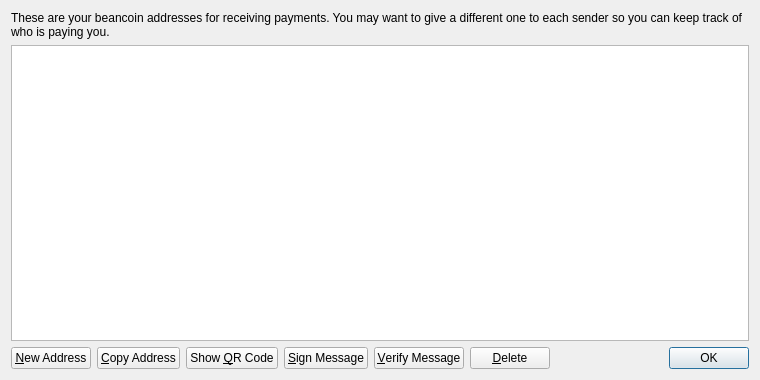
<?xml version="1.0" encoding="UTF-8"?>
<ui version="4.0">
 <class>AddressBookPage</class>
 <widget class="QWidget" name="AddressBookPage">
  <property name="geometry">
   <rect>
    <x>0</x>
    <y>0</y>
    <width>760</width>
    <height>380</height>
   </rect>
  </property>
  <property name="windowTitle">
   <string>Address Book</string>
  </property>
  <layout class="QVBoxLayout" name="verticalLayout">
   <item>
    <widget class="QLabel" name="labelExplanation">
     <property name="text">
      <string>These are your beancoin addresses for receiving payments. You may want to give a different one to each sender so you can keep track of who is paying you.</string>
     </property>
     <property name="textFormat">
      <enum>Qt::PlainText</enum>
     </property>
     <property name="wordWrap">
      <bool>true</bool>
     </property>
    </widget>
   </item>
   <item>
    <widget class="QTableView" name="tableView">
     <property name="contextMenuPolicy">
      <enum>Qt::CustomContextMenu</enum>
     </property>
     <property name="toolTip">
      <string>Double-click to edit address or label</string>
     </property>
     <property name="tabKeyNavigation">
      <bool>false</bool>
     </property>
     <property name="alternatingRowColors">
      <bool>true</bool>
     </property>
     <property name="selectionMode">
      <enum>QAbstractItemView::SingleSelection</enum>
     </property>
     <property name="selectionBehavior">
      <enum>QAbstractItemView::SelectRows</enum>
     </property>
     <property name="sortingEnabled">
      <bool>true</bool>
     </property>
     <attribute name="verticalHeaderVisible">
      <bool>false</bool>
     </attribute>
    </widget>
   </item>
   <item>
    <layout class="QHBoxLayout" name="horizontalLayout">
     <item>
      <widget class="QPushButton" name="newAddressButton">
       <property name="toolTip">
        <string>Create a new address</string>
       </property>
       <property name="text">
        <string>&amp;New Address</string>
       </property>
       <property name="icon">
        <iconset resource="../bitcoin.qrc">
         <normaloff>:/icons/add</normaloff>:/icons/add</iconset>
       </property>
      </widget>
     </item>
     <item>
      <widget class="QPushButton" name="copyToClipboard">
       <property name="toolTip">
        <string>Copy the currently selected address to the system clipboard</string>
       </property>
       <property name="text">
        <string>&amp;Copy Address</string>
       </property>
       <property name="icon">
        <iconset resource="../bitcoin.qrc">
         <normaloff>:/icons/editcopy</normaloff>:/icons/editcopy</iconset>
       </property>
      </widget>
     </item>
     <item>
      <widget class="QPushButton" name="showQRCode">
       <property name="text">
        <string>Show &amp;QR Code</string>
       </property>
       <property name="icon">
        <iconset resource="../bitcoin.qrc">
         <normaloff>:/icons/qrcode</normaloff>:/icons/qrcode</iconset>
       </property>
      </widget>
     </item>
     <item>
      <widget class="QPushButton" name="signMessage">
       <property name="toolTip">
        <string>Sign a message to prove you own a Bitcoin address</string>
       </property>
       <property name="text">
        <string>&amp;Sign Message</string>
       </property>
       <property name="icon">
        <iconset resource="../bitcoin.qrc">
         <normaloff>:/icons/edit</normaloff>:/icons/edit</iconset>
       </property>
      </widget>
     </item>
     <item>
      <widget class="QPushButton" name="verifyMessage">
       <property name="toolTip">
        <string>Verify a message to ensure it was signed with a specified Bitcoin address</string>
       </property>
       <property name="text">
        <string>&amp;Verify Message</string>
       </property>
       <property name="icon">
        <iconset resource="../bitcoin.qrc">
         <normaloff>:/icons/transaction_0</normaloff>:/icons/transaction_0</iconset>
       </property>
      </widget>
     </item>
     <item>
      <widget class="QPushButton" name="deleteButton">
       <property name="toolTip">
        <string>Delete the currently selected address from the list. Only sending addresses can be deleted.</string>
       </property>
       <property name="text">
        <string>&amp;Delete</string>
       </property>
       <property name="icon">
        <iconset resource="../bitcoin.qrc">
         <normaloff>:/icons/remove</normaloff>:/icons/remove</iconset>
       </property>
      </widget>
     </item>
     <item>
      <spacer name="horizontalSpacer">
       <property name="orientation">
        <enum>Qt::Horizontal</enum>
       </property>
       <property name="sizeHint" stdset="0">
        <size>
         <width>40</width>
         <height>20</height>
        </size>
       </property>
      </spacer>
     </item>
     <item>
      <widget class="QDialogButtonBox" name="buttonBox">
       <property name="sizePolicy">
        <sizepolicy hsizetype="Maximum" vsizetype="Fixed">
         <horstretch>0</horstretch>
         <verstretch>0</verstretch>
        </sizepolicy>
       </property>
       <property name="standardButtons">
        <set>QDialogButtonBox::Ok</set>
       </property>
      </widget>
     </item>
    </layout>
   </item>
  </layout>
 </widget>
 <resources>
  <include location="../bitcoin.qrc"/>
 </resources>
 <connections/>
</ui>
